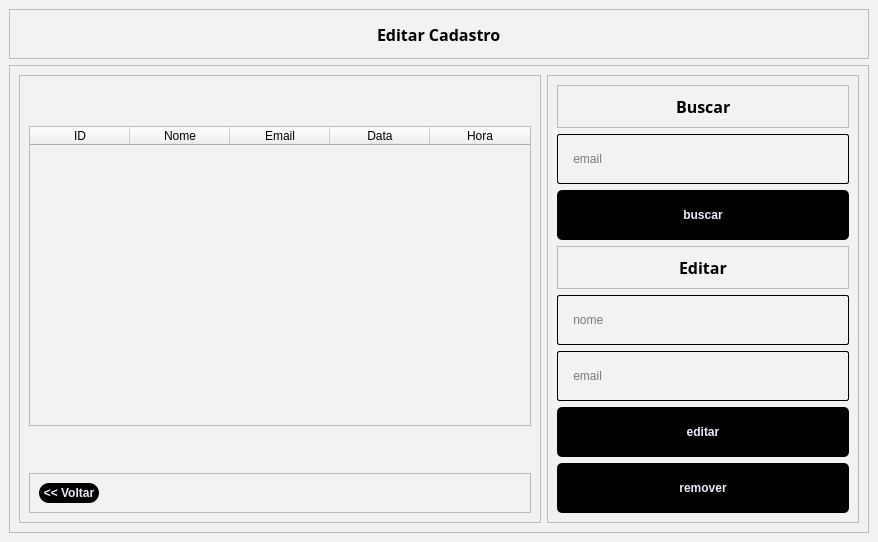
<?xml version="1.0" encoding="UTF-8"?>
<ui version="4.0">
 <class>MainWindow</class>
 <widget class="QMainWindow" name="MainWindow">
  <property name="geometry">
   <rect>
    <x>0</x>
    <y>0</y>
    <width>878</width>
    <height>540</height>
   </rect>
  </property>
  <property name="windowTitle">
   <string>MainWindow</string>
  </property>
  <property name="styleSheet">
   <string notr="true">background-color: rgb(242, 242, 242)</string>
  </property>
  <widget class="QWidget" name="centralwidget">
   <layout class="QVBoxLayout" name="verticalLayout_2">
    <item>
     <widget class="QFrame" name="frame_8">
      <property name="minimumSize">
       <size>
        <width>0</width>
        <height>50</height>
       </size>
      </property>
      <property name="frameShape">
       <enum>QFrame::StyledPanel</enum>
      </property>
      <property name="frameShadow">
       <enum>QFrame::Raised</enum>
      </property>
      <layout class="QHBoxLayout" name="horizontalLayout_5">
       <item>
        <spacer name="horizontalSpacer_7">
         <property name="orientation">
          <enum>Qt::Horizontal</enum>
         </property>
         <property name="sizeHint" stdset="0">
          <size>
           <width>349</width>
           <height>20</height>
          </size>
         </property>
        </spacer>
       </item>
       <item>
        <widget class="QLabel" name="label_5">
         <property name="minimumSize">
          <size>
           <width>125</width>
           <height>0</height>
          </size>
         </property>
         <property name="maximumSize">
          <size>
           <width>125</width>
           <height>16777215</height>
          </size>
         </property>
         <property name="font">
          <font>
           <family>Noto Sans Georgian</family>
           <pointsize>12</pointsize>
           <weight>75</weight>
           <bold>true</bold>
          </font>
         </property>
         <property name="styleSheet">
          <string notr="true">QLabel{
text-align: center;
}</string>
         </property>
         <property name="text">
          <string>Editar Cadastro</string>
         </property>
        </widget>
       </item>
       <item>
        <spacer name="horizontalSpacer_8">
         <property name="orientation">
          <enum>Qt::Horizontal</enum>
         </property>
         <property name="sizeHint" stdset="0">
          <size>
           <width>348</width>
           <height>20</height>
          </size>
         </property>
        </spacer>
       </item>
      </layout>
     </widget>
    </item>
    <item>
     <widget class="QFrame" name="frame_7">
      <property name="frameShape">
       <enum>QFrame::StyledPanel</enum>
      </property>
      <property name="frameShadow">
       <enum>QFrame::Raised</enum>
      </property>
      <layout class="QHBoxLayout" name="horizontalLayout">
       <item>
        <widget class="QFrame" name="frame_2">
         <property name="frameShape">
          <enum>QFrame::StyledPanel</enum>
         </property>
         <property name="frameShadow">
          <enum>QFrame::Raised</enum>
         </property>
         <layout class="QVBoxLayout" name="verticalLayout_3">
          <item>
           <spacer name="verticalSpacer">
            <property name="orientation">
             <enum>Qt::Vertical</enum>
            </property>
            <property name="sizeHint" stdset="0">
             <size>
              <width>20</width>
              <height>40</height>
             </size>
            </property>
           </spacer>
          </item>
          <item>
           <widget class="QTableWidget" name="tableWidget">
            <property name="sizePolicy">
             <sizepolicy hsizetype="Expanding" vsizetype="Expanding">
              <horstretch>0</horstretch>
              <verstretch>0</verstretch>
             </sizepolicy>
            </property>
            <property name="minimumSize">
             <size>
              <width>502</width>
              <height>300</height>
             </size>
            </property>
            <property name="maximumSize">
             <size>
              <width>16777215</width>
              <height>16777215</height>
             </size>
            </property>
            <column>
             <property name="text">
              <string>ID</string>
             </property>
            </column>
            <column>
             <property name="text">
              <string>Nome</string>
             </property>
            </column>
            <column>
             <property name="text">
              <string>Email</string>
             </property>
            </column>
            <column>
             <property name="text">
              <string>Data</string>
             </property>
            </column>
            <column>
             <property name="text">
              <string>Hora</string>
             </property>
            </column>
           </widget>
          </item>
          <item>
           <spacer name="verticalSpacer_4">
            <property name="orientation">
             <enum>Qt::Vertical</enum>
            </property>
            <property name="sizeHint" stdset="0">
             <size>
              <width>20</width>
              <height>40</height>
             </size>
            </property>
           </spacer>
          </item>
          <item>
           <widget class="QFrame" name="frame_5">
            <property name="minimumSize">
             <size>
              <width>0</width>
              <height>30</height>
             </size>
            </property>
            <property name="frameShape">
             <enum>QFrame::StyledPanel</enum>
            </property>
            <property name="frameShadow">
             <enum>QFrame::Raised</enum>
            </property>
            <layout class="QHBoxLayout" name="horizontalLayout_3">
             <item>
              <widget class="QPushButton" name="edita_pushButton_voltar">
               <property name="minimumSize">
                <size>
                 <width>60</width>
                 <height>20</height>
                </size>
               </property>
               <property name="maximumSize">
                <size>
                 <width>60</width>
                 <height>20</height>
                </size>
               </property>
               <property name="font">
                <font>
                 <weight>75</weight>
                 <bold>true</bold>
                </font>
               </property>
               <property name="cursor">
                <cursorShape>PointingHandCursor</cursorShape>
               </property>
               <property name="styleSheet">
                <string notr="true">QPushButton{
	border-radius: 10px;
	border-image: url(:/Close_Image/cil-x.png);
	background-position: center;
		
	color: rgb(240, 233, 249);
	background-color: rgb(0, 0, 0);
	
}
QPushButton:hover{
	
	
	background-color: rgb(42, 42, 42);
	color: rgb(240, 233, 249);
}
QPushButton:pressed{
	background-color: rgb(35, 35, 35);
	color: rgb(200, 200, 200);
}

</string>
               </property>
               <property name="text">
                <string>&lt;&lt; Voltar</string>
               </property>
              </widget>
             </item>
             <item>
              <spacer name="horizontalSpacer_3">
               <property name="orientation">
                <enum>Qt::Horizontal</enum>
               </property>
               <property name="sizeHint" stdset="0">
                <size>
                 <width>40</width>
                 <height>20</height>
                </size>
               </property>
              </spacer>
             </item>
            </layout>
           </widget>
          </item>
         </layout>
        </widget>
       </item>
       <item>
        <widget class="QFrame" name="frame">
         <property name="minimumSize">
          <size>
           <width>300</width>
           <height>0</height>
          </size>
         </property>
         <property name="frameShape">
          <enum>QFrame::StyledPanel</enum>
         </property>
         <property name="frameShadow">
          <enum>QFrame::Raised</enum>
         </property>
         <layout class="QVBoxLayout" name="verticalLayout">
          <item>
           <widget class="QFrame" name="frame_3">
            <property name="frameShape">
             <enum>QFrame::StyledPanel</enum>
            </property>
            <property name="frameShadow">
             <enum>QFrame::Raised</enum>
            </property>
            <layout class="QHBoxLayout" name="horizontalLayout_2">
             <item>
              <spacer name="horizontalSpacer">
               <property name="orientation">
                <enum>Qt::Horizontal</enum>
               </property>
               <property name="sizeHint" stdset="0">
                <size>
                 <width>40</width>
                 <height>20</height>
                </size>
               </property>
              </spacer>
             </item>
             <item>
              <widget class="QLabel" name="label_3">
               <property name="minimumSize">
                <size>
                 <width>0</width>
                 <height>0</height>
                </size>
               </property>
               <property name="maximumSize">
                <size>
                 <width>100</width>
                 <height>16777215</height>
                </size>
               </property>
               <property name="font">
                <font>
                 <family>Noto Sans Georgian</family>
                 <pointsize>12</pointsize>
                 <weight>75</weight>
                 <bold>true</bold>
                </font>
               </property>
               <property name="styleSheet">
                <string notr="true">QLabel{
text-align: center;
}</string>
               </property>
               <property name="text">
                <string>Buscar</string>
               </property>
              </widget>
             </item>
             <item>
              <spacer name="horizontalSpacer_2">
               <property name="orientation">
                <enum>Qt::Horizontal</enum>
               </property>
               <property name="sizeHint" stdset="0">
                <size>
                 <width>40</width>
                 <height>20</height>
                </size>
               </property>
              </spacer>
             </item>
            </layout>
           </widget>
          </item>
          <item>
           <widget class="QLineEdit" name="login_lineEdit_cpf_3">
            <property name="minimumSize">
             <size>
              <width>0</width>
              <height>50</height>
             </size>
            </property>
            <property name="maximumSize">
             <size>
              <width>16777215</width>
              <height>16777215</height>
             </size>
            </property>
            <property name="styleSheet">
             <string notr="true">border-width: 1px;
border-color: black;
border-style: solid;
display: inline-block;
border-radius: 2px;</string>
            </property>
            <property name="inputMask">
             <string/>
            </property>
            <property name="text">
             <string/>
            </property>
            <property name="placeholderText">
             <string>    email</string>
            </property>
           </widget>
          </item>
          <item>
           <widget class="QPushButton" name="editar_pushButton_buscar">
            <property name="minimumSize">
             <size>
              <width>0</width>
              <height>50</height>
             </size>
            </property>
            <property name="maximumSize">
             <size>
              <width>16777215</width>
              <height>16777215</height>
             </size>
            </property>
            <property name="font">
             <font>
              <weight>75</weight>
              <bold>true</bold>
             </font>
            </property>
            <property name="cursor">
             <cursorShape>PointingHandCursor</cursorShape>
            </property>
            <property name="styleSheet">
             <string notr="true">QPushButton{
	border-radius: 5px;
	border-image: url(:/Close_Image/cil-x.png);
	background-position: center;
		
	color: rgb(240, 233, 249);
	background-color: rgb(0, 0, 0);
	
}
QPushButton:hover{
	
	
	background-color: rgb(42, 42, 42);
	color: rgb(240, 233, 249);
}
QPushButton:pressed{
	background-color: rgb(35, 35, 35);
	color: rgb(200, 200, 200);
}

</string>
            </property>
            <property name="text">
             <string>buscar</string>
            </property>
           </widget>
          </item>
          <item>
           <widget class="QFrame" name="frame_4">
            <property name="frameShape">
             <enum>QFrame::StyledPanel</enum>
            </property>
            <property name="frameShadow">
             <enum>QFrame::Raised</enum>
            </property>
            <layout class="QHBoxLayout" name="horizontalLayout_4">
             <item>
              <spacer name="horizontalSpacer_5">
               <property name="orientation">
                <enum>Qt::Horizontal</enum>
               </property>
               <property name="sizeHint" stdset="0">
                <size>
                 <width>40</width>
                 <height>20</height>
                </size>
               </property>
              </spacer>
             </item>
             <item>
              <widget class="QLabel" name="label_4">
               <property name="minimumSize">
                <size>
                 <width>0</width>
                 <height>0</height>
                </size>
               </property>
               <property name="maximumSize">
                <size>
                 <width>100</width>
                 <height>16777215</height>
                </size>
               </property>
               <property name="font">
                <font>
                 <family>Noto Sans Georgian</family>
                 <pointsize>12</pointsize>
                 <weight>75</weight>
                 <bold>true</bold>
                </font>
               </property>
               <property name="styleSheet">
                <string notr="true">QLabel{
text-align: center;
}</string>
               </property>
               <property name="text">
                <string>Editar</string>
               </property>
              </widget>
             </item>
             <item>
              <spacer name="horizontalSpacer_6">
               <property name="orientation">
                <enum>Qt::Horizontal</enum>
               </property>
               <property name="sizeHint" stdset="0">
                <size>
                 <width>40</width>
                 <height>20</height>
                </size>
               </property>
              </spacer>
             </item>
            </layout>
           </widget>
          </item>
          <item>
           <widget class="QLineEdit" name="login_lineEdit_cpf_5">
            <property name="minimumSize">
             <size>
              <width>0</width>
              <height>50</height>
             </size>
            </property>
            <property name="maximumSize">
             <size>
              <width>16777215</width>
              <height>16777215</height>
             </size>
            </property>
            <property name="styleSheet">
             <string notr="true">border-width: 1px;
border-color: black;
border-style: solid;
display: inline-block;
border-radius: 2px;</string>
            </property>
            <property name="inputMask">
             <string/>
            </property>
            <property name="text">
             <string/>
            </property>
            <property name="placeholderText">
             <string>    nome</string>
            </property>
           </widget>
          </item>
          <item>
           <widget class="QLineEdit" name="login_lineEdit_cpf_4">
            <property name="minimumSize">
             <size>
              <width>0</width>
              <height>50</height>
             </size>
            </property>
            <property name="maximumSize">
             <size>
              <width>16777215</width>
              <height>16777215</height>
             </size>
            </property>
            <property name="styleSheet">
             <string notr="true">border-width: 1px;
border-color: black;
border-style: solid;
display: inline-block;
border-radius: 2px;</string>
            </property>
            <property name="inputMask">
             <string/>
            </property>
            <property name="text">
             <string/>
            </property>
            <property name="placeholderText">
             <string>    email</string>
            </property>
           </widget>
          </item>
          <item>
           <widget class="QPushButton" name="edita_pushButton_editar">
            <property name="minimumSize">
             <size>
              <width>0</width>
              <height>50</height>
             </size>
            </property>
            <property name="maximumSize">
             <size>
              <width>16777215</width>
              <height>16777215</height>
             </size>
            </property>
            <property name="font">
             <font>
              <weight>75</weight>
              <bold>true</bold>
             </font>
            </property>
            <property name="cursor">
             <cursorShape>PointingHandCursor</cursorShape>
            </property>
            <property name="styleSheet">
             <string notr="true">QPushButton{
	border-radius: 5px;
	border-image: url(:/Close_Image/cil-x.png);
	background-position: center;
		
	color: rgb(240, 233, 249);
	background-color: rgb(0, 0, 0);
	
}
QPushButton:hover{
	
	
	background-color: rgb(42, 42, 42);
	color: rgb(240, 233, 249);
}
QPushButton:pressed{
	background-color: rgb(35, 35, 35);
	color: rgb(200, 200, 200);
}

</string>
            </property>
            <property name="text">
             <string>editar</string>
            </property>
           </widget>
          </item>
          <item>
           <widget class="QPushButton" name="edita_pushButton_remover">
            <property name="minimumSize">
             <size>
              <width>0</width>
              <height>50</height>
             </size>
            </property>
            <property name="maximumSize">
             <size>
              <width>16777215</width>
              <height>16777215</height>
             </size>
            </property>
            <property name="font">
             <font>
              <weight>75</weight>
              <bold>true</bold>
             </font>
            </property>
            <property name="cursor">
             <cursorShape>PointingHandCursor</cursorShape>
            </property>
            <property name="styleSheet">
             <string notr="true">QPushButton{
	border-radius: 5px;
	border-image: url(:/Close_Image/cil-x.png);
	background-position: center;
		
	color: rgb(240, 233, 249);
	background-color: rgb(0, 0, 0);
	
}
QPushButton:hover{
	
	
	background-color: rgb(42, 42, 42);
	color: rgb(240, 233, 249);
}
QPushButton:pressed{
	background-color: rgb(35, 35, 35);
	color: rgb(200, 200, 200);
}

</string>
            </property>
            <property name="text">
             <string>remover</string>
            </property>
           </widget>
          </item>
         </layout>
        </widget>
       </item>
      </layout>
     </widget>
    </item>
   </layout>
  </widget>
 </widget>
 <resources/>
 <connections/>
</ui>
